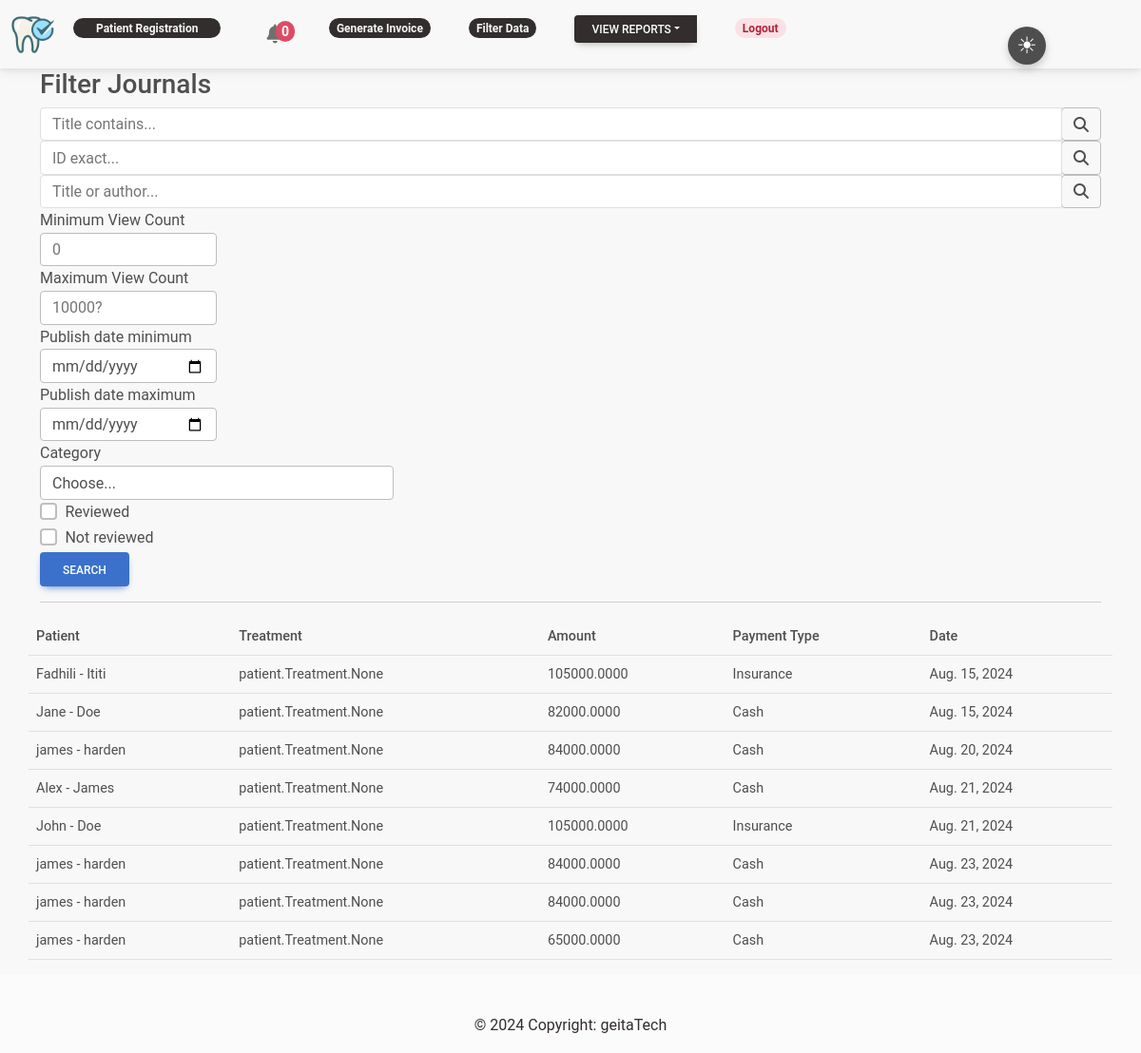
Before: /filters (signed in) with the older database file.
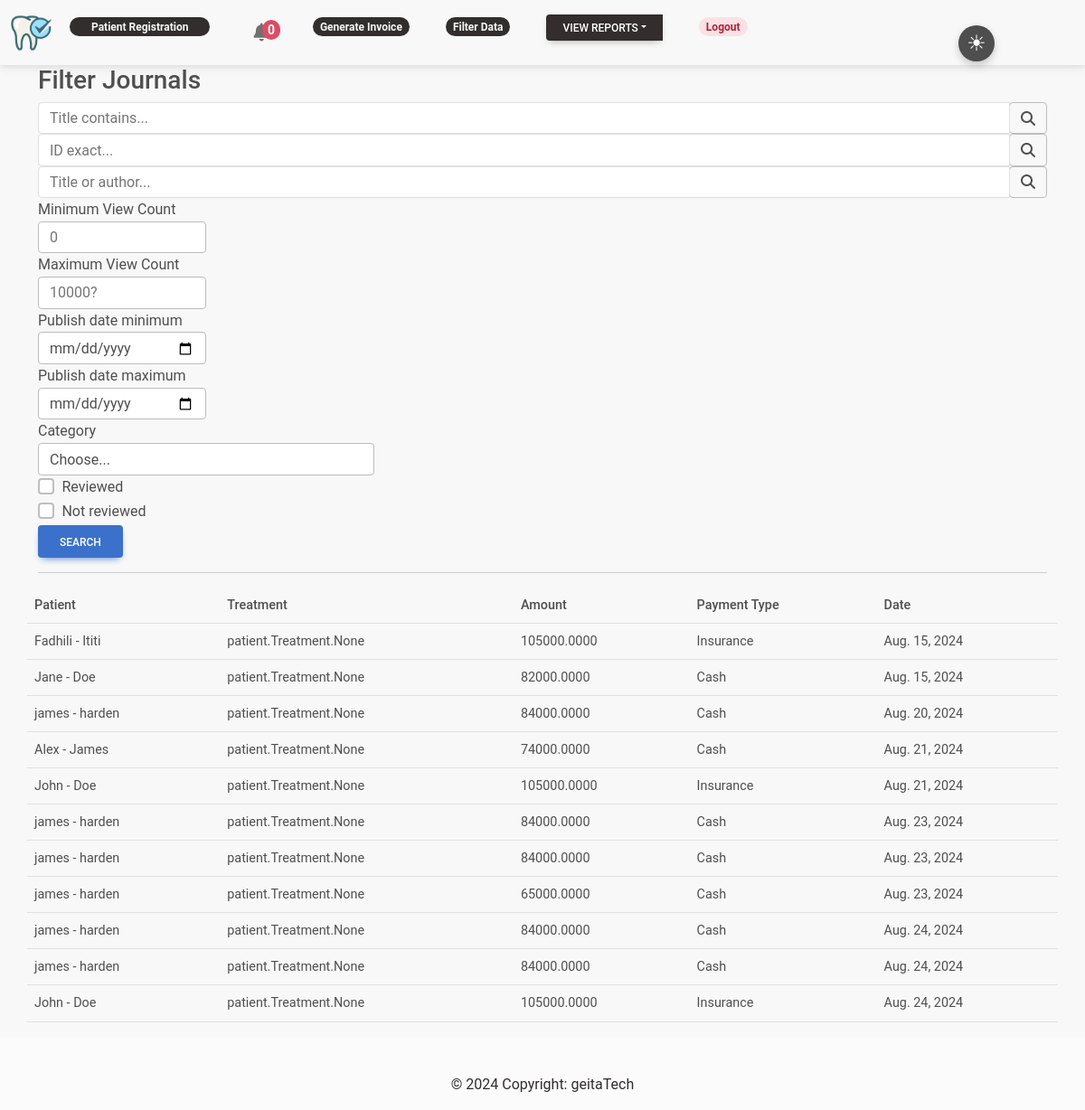
After: the same page with the newer database file.
### patient/models.py (models this page shows, shortened)
class MedicalHistory(models.Model):
    PERMANENT_TEETH_CHOICES = [
        ('18', '18'), ('17', '17'), ('16', '16'), ('15', '15'), ('14', '14'),
        ('13', '13'), ('12', '12'), ('11', '11'), ('21', '21'), ('22', '22'),
        ('23', '23'), ('24', '24'), ('25', '25'), ('26', '26'), ('27', '27'),
        ('28', '28'), ('48', '48'), ('47', '47'), ('46', '46'), ('45', '45'),
        ('44', '44'), ('43', '43'), ('42', '42'), ('41', '41'), ('31', '31'),
        ('32', '32'), ('33', '33'), ('34', '34'), ('35', '35'), ('36', '36'),
        ('37', '37'), ('38', '38')
    ]
    TEMPORARY_TEETH_CHOICES = [
        ('55', '55'), ('54', '54'), ('53', '53'), ('52', '52'), ('51', '51'),
        ('61', '61'), ('62', '62'), ('63', '63'), ('64', '64'), ('65', '65'),
        ('85', '85'), ('84', '84'), ('83', '83'), ('82', '82'), ('81', '81'),
        ('71', '71'), ('72', '72'), ('73', '73'), ('74', '74'), ('75', '75')
    ]
    patient = models.ForeignKey(Patient, on_delete=models.CASCADE,
                                related_name='patientmedicalhistory')
    history = models.CharField(max_length=255)
    review_of_systems = models.ManyToManyField(ReviewofSystem)
    examination = models.ManyToManyField(Examination)
    diagnosis = models.ManyToManyField(Diagnosis)
    investgation = models.ManyToManyField(Investgation)
    treatment = models.ManyToManyField(Treatment)
    medication = models.ManyToManyField(Medication)
    permanent_dentition = models.CharField(max_length=255, blank=True, null=True)
    temporary_dentition = models.CharField(max_length=255, blank=True, null=True)
    payment_type = models.ForeignKey(PaymentType, on_delete=models.CASCADE)
    follow_up_date = models.DateField(null=True, blank=True)
    notes = models.CharField(max_length=2000,blank=True)
    doctor = models.ForeignKey(Doctor, on_delete=models.PROTECT, null=True)
    treatment_discount = models.DecimalField(max_digits=5, decimal_places=2, default=0)
    investigation_discount = models.DecimalField(max_digits=5, decimal_places=2, default=0)
    medication_discount = models.DecimalField(max_digits=5, decimal_places=2, default=0)
    created_at = models.DateTimeField(auto_now_add=True)
    def calculate_total_price(self):
        total_price = 0
        if self.payment_type.name == "Insurance":
            for item in self.treatment.all():
                total_price += item.insurance_price * (1 - self.treatment_discount / 100)
            for item in self.investgation.all():
                total_price += item.insurance_price * (1 - self.investigation_discount / 100)
            for item in self.medication.all():
                total_price += item.insurance_price * (1 - self.medication_discount / 100)
        else:  # Cash payment
            for item in self.treatment.all():
                total_price += item.cash_price * (1 - self.treatment_discount / 100)
            for item in self.investgation.all():
                total_price += item.cash_price * (1 - self.investigation_discount / 100)
            for item in self.medication.all():
                total_price += item.cash_price * (1 - self.medication_discount / 100)
        return total_price
    class Meta:
        verbose_name_plural = 'Medical History'

class Patient(models.Model):
    GENDER = (
        ('M', 'Male'),
        ('F', 'Female')
    )
    PAYMENT_TYPE = (
        ('cash', 'Cash'),
        ('insurance', 'Insurance')
    )
    firstname = models.CharField(max_length=255)
    lastname = models.CharField(max_length=255)
    DOB = models.CharField(max_length=255, blank=True, null=True)
    address = models.CharField(max_length=255)
    phone_number = models.CharField(max_length=255)
    gender = models.CharField(max_length=255, choices=GENDER)
    weight = models.IntegerField(default=0)
    BPressure = models.CharField(max_length=255, blank=True, null=True)
    payment_type = models.CharField(max_length=10, choices=PAYMENT_TYPE, null=True)
    insurance_provider = models.CharField(max_length=255, blank=True, null=True)  # Optional field for insurance provider
    DOR = models.DateField(null=True)
    created_at = models.DateTimeField(auto_now_add=True)
    updated_at = models.DateTimeField(auto_now=True)
    def __str__(self):
        return f'{self.firstname} - {self.lastname}'

class PaymentType(models.Model):
    name = models.CharField(max_length=255)
    def __str__(self):
        return self.name

class Treatment(models.Model):
    name = models.CharField(max_length=255)
    cash_price = models.DecimalField(max_digits=10, decimal_places=2, null=True)
    insurance_price = models.DecimalField(max_digits=10, decimal_places=2, null=True)

class Investgation(models.Model):
    name = models.CharField(max_length=255)
    cash_price = models.DecimalField(max_digits=10, decimal_places=2, null=True)
    insurance_price = models.DecimalField(max_digits=10, decimal_places=2, null=True)

class Medication(models.Model):
    name = models.CharField(max_length=255)
    cash_price = models.DecimalField(max_digits=10, decimal_places=2, null=True)
    insurance_price = models.DecimalField(max_digits=10, decimal_places=2, null=True)

### patient/decorators.py (the view)
    def wrapper_function(request, *args, **kwargs):
        group = None
        if request.user.groups.exists():
                group = request.user.groups.all()[0].name
        if group =='receptionist':
            return redirect('register')
        if group =='doctor':
            return redirect('home')
        if group == 'admin':
            return view_func(request, *args, **kwargs)

### patient/template_context.py (called while the page is built)
def upcoming_follow_up_count(request):
    today = datetime.now().date()
    tomorrow = today + timedelta(days=1)
    upcoming_follow_up_count = MedicalHistory.objects.filter(follow_up_date=tomorrow).count()
    return {'upcoming_follow_up_count': upcoming_follow_up_count}

### patient/views.py (called while the page is built)
def is_valid_queryparam(param):
    return param != '' and param is not None

### patient/templates/filters.html (shortened to what the changed rows need)
{% extends 'base.html' %}
{% block content %}
<main role="main" class="container">
    <div class="row">
        <table class="table table-sm">
            <thead>
                <tr>
                    <th>Patient</th>
                    <th>Treatment</th>
                    <th>Amount</th>
                    <th>Payment Type</th>
                    <th>Date</th>
                </tr>
            </thead>
            <tbody>
                {% for record in queryset %}
                    <tr>
                        <td>{{ record.patient }}</td>
                        <td>{{ record.treatment }}</td>
                        <td>{{ record.calculate_total_price }}</td>
                        <td>{{ record.payment_type }}</td>
                        <td>{{ record.created_at|date }}</td>
                    </tr>
                {% endfor %}
            </tbody>
        </table>
    </div>
  </main>
{% endblock content %}

### patient/templates/base.html (shortened to what this page needs)
{% load static %}
<!doctype html>
<html lang="en">
  <head>
    <link rel="stylesheet" href="{% static 'css/mdb.min.css' %}">
    <link rel="stylesheet" href="{% static 'css/color_switch.css' %}">
    <link rel="stylesheet" href="https://cdnjs.cloudflare.com/ajax/libs/font-awesome/6.4.0/css/all.min.css" />
  </head>
  <body>
<nav class="navbar navbar-expand-lg">
  <div class="container-fluid">
    <div class="collapse navbar-collapse" id="navbarSupportedContent">
      <a class="navbar-brand mt-2 mt-lg-0" href="/">
        <img
          src="/media/2185051_dentist_dentistry_medical_oral_hygiene_tooth_icon_7VPLBN5.png"
          height="45"
          alt="App Logo"
          loading="lazy"
        />
      </a>
      <ul class="navbar-nav me-auto mb-2 mb-lg-0">
      {% if request.user.is_authenticated %}
        <li class="nav-item">
          <a class="nav-link nav-smaller-bold badge rounded-pill badge-dark px-4" href="{% url 'register' %}">Patient Registration</a>
        </li>
        <li class="nav-item">
          <a class="nav-link" href="{% url 'upcoming_follow_up' %}">
            <span class="badge rounded-pill badge-notification bg-danger {% if upcoming_follow_up_count > 0 %}shake-animation{% endif %}" style="font-size: 14px; padding: 4px 6px;">
                {% if upcoming_follow_up_count > 0 %}
                    {{ upcoming_follow_up_count }}
                {% else %}
                    0
                {% endif %}
            </span>
        </a>
        </li>
        {% for group in user.groups.all %}
        {% if group.name == 'admin' %}
        <li class="nav-item">
          <a class="nav-link nav-smaller-bold badge rounded-pill badge-dark" href="{% url 'history' %}">Generate Invoice</a>
        </li>
        <li class="nav-item">
          <a class="nav-link nav-smaller-bold badge rounded-pill badge-dark" href="{% url 'filtered' %}">Filter Data</a>
        </li>
    <li class="nav-item">
      <div class="btn-group">
        <button type="button" class="btn btn-sm btn-dark dropdown-toggle dropdown-toggle-split" data-mdb-toggle="dropdown" aria-expanded="false">
          View Reports
        </button>
        </li>
        {% endif %}
        {% endfor %}
      </ul>
    </div>
    <li class="nav-item">
      <a class="nav-link nav-smaller-bold badge rounded-pill badge-danger" href="{% url 'logout' %}">Logout</a>
    </li>
  {% else %}
  <li class="nav-item">
    <a class="nav-link nav-smaller-bold badge rounded-pill badge-primary" href="{% url 'login' %}">Login</a>
  </li>
  {% endif %}
    </div>
</nav>
      <div class="container">
        <div class="toggle-icon float-start" onclick="toggleMode()">
            <span id="light-icon">&#9728;</span>
        </div>
    </div>
    {% block content %}
    {% endblock content %}
    <footer class="bg-light text-center text-white">
      <div class="container p-4 pb-0">
      </div>
      <div class="text-center p-3 text-dark" style="background-color: rgba(0, 0, 0, 0);">
        © 2024 Copyright:
        <a class="text-dark" href="">geitaTech</a>
      </div>
    </footer>
  </body>
</html>

Changed rows visible on the page:
added MedicalHistory: patient "james - harden", treatment "patient.Treatment.None", calculate_total_price "84000.0000", payment_type "Cash", created_at "Aug. 24, 2024"
added MedicalHistory: patient "james - harden", treatment "patient.Treatment.None", calculate_total_price "84000.0000", payment_type "Cash", created_at "Aug. 24, 2024"
added MedicalHistory: patient "John - Doe", treatment "patient.Treatment.None", calculate_total_price "105000.0000", payment_type "Insurance", created_at "Aug. 24, 2024"
